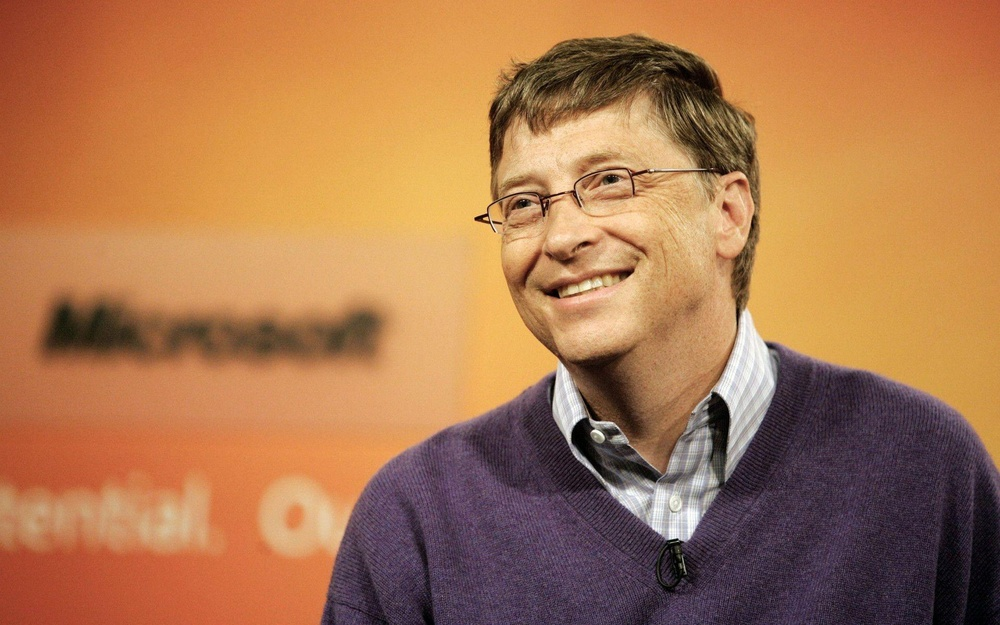
#> input picture all/chapter_04/images/Bill-Gates.jpg, 1000 x 625 px, shrunk from 1920 x 1200 before the run
$ python Number_03.py
#> lines starting #> are read from the running program, lines starting #| are printed output that depends on the picture
"""
    Histogram Equalizer:
        Histogram equalization is an image processing technique to adjust the contrast of an image.
        It is a method of redistributing the pixel intensities in such a way that the intensities of
        the under-populated pixels are equalized to the intensities of over-populated pixel intensities
"""

from cv2 import (imread, imshow, waitKey, cvtColor, COLOR_BGR2GRAY, calcHist, equalizeHist)
import matplotlib.pyplot as plt


# Loading the image and converting it to grayscale
original_image = imread("images/Bill-Gates.jpg")
#> original_image is the input picture: shape (625, 1000, 3); mean B, G, R 78.8, 118.9, 172.2
grayscale_image = cvtColor(original_image, COLOR_BGR2GRAY)
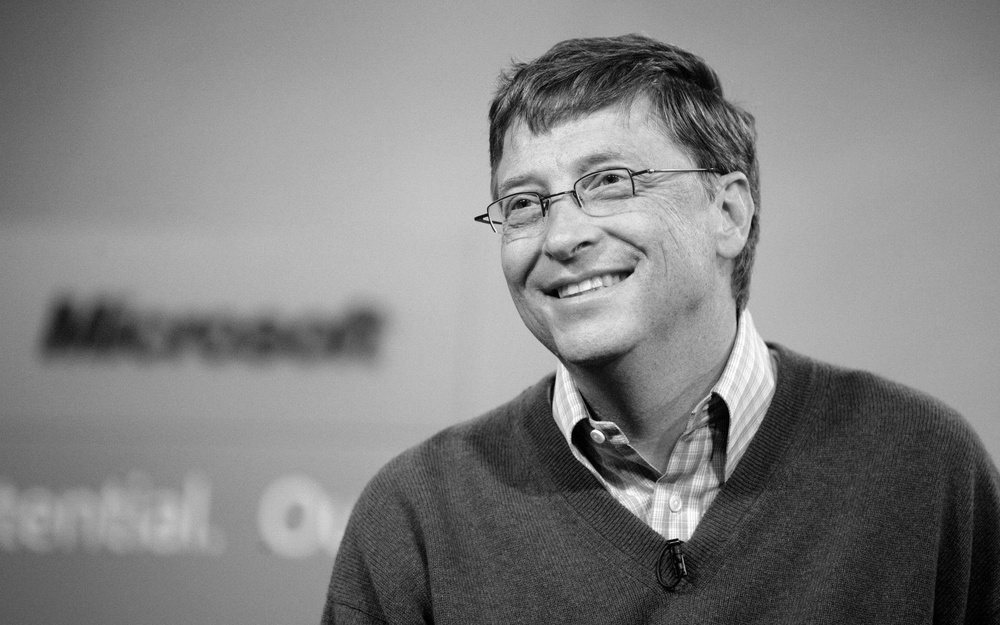
#> grayscale_image: shape (625, 1000); min 0, max 255, mean 130.3
imshow("GrayScale Image", grayscale_image)

# Calculating the histogram without using equalizer
hist = calcHist([grayscale_image], [0], None, [256], [0, 255])
#> hist = 256 values, max 7950 at index 165, min 0 at index 255, mean 2441.4

# Plotting the histogram graph
plt.figure()
plt.title("Grayscale Histogram Without Using Equalizer")
plt.xlabel("Bins")
plt.ylabel("Number of pixels")
plt.plot(hist)
plt.show()
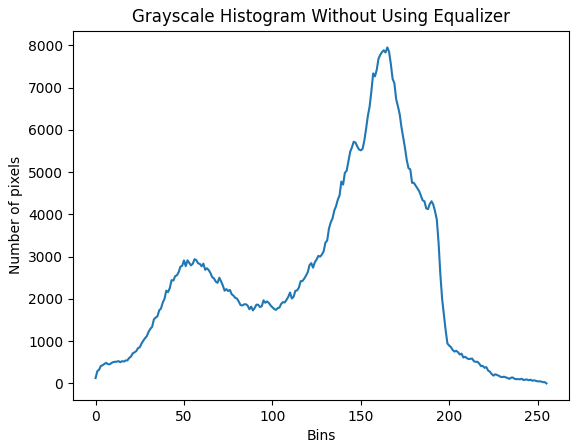
#> figure drawn by matplotlib, 1 panel; curve peaks at x = 165, y = 7950

# Equalizing the image
equalized_image = equalizeHist(grayscale_image)
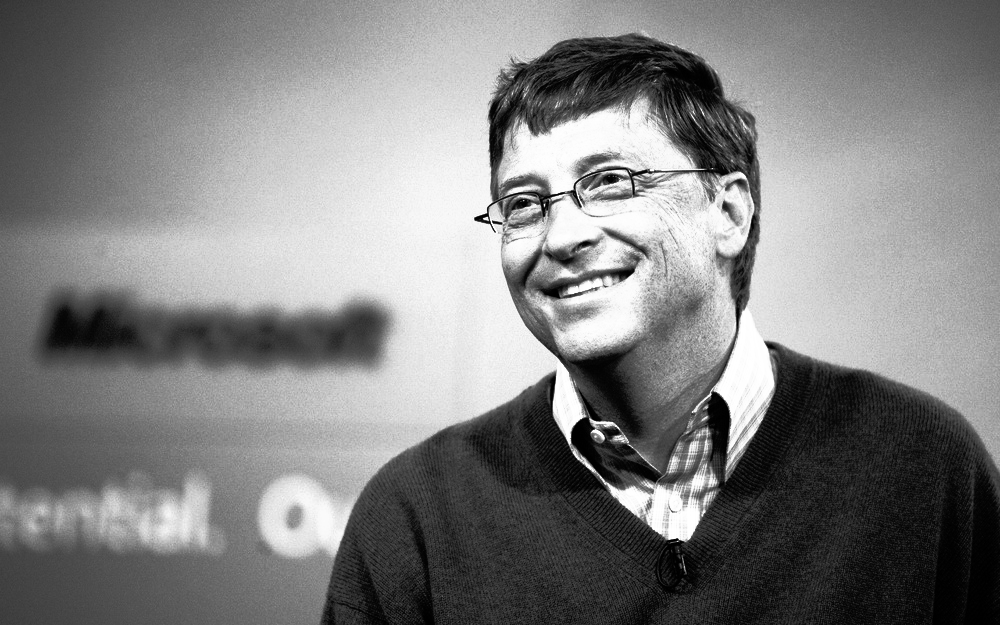
#> equalized_image: shape (625, 1000); min 0, max 255, mean 128.3
imshow("Equalized Image", equalized_image)
# Calculating the histogram
equalized_hist = calcHist([equalized_image], [0], None, [256], [0, 255])
#> equalized_hist = 256 values, max 7950 at index 183, min 0 at index 20, mean 2436.5

# Plotting histogram
plt.figure()
plt.title("Grayscale Histogram of Equalized Image")
plt.xlabel("Bins")
plt.ylabel("Number of pixels")
plt.plot(equalized_hist)
plt.show()
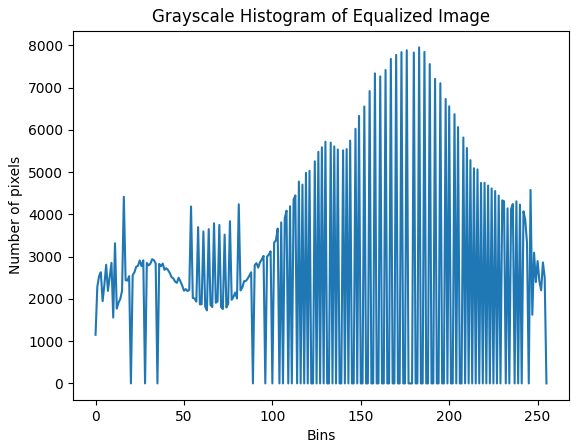
#> figure drawn by matplotlib, 1 panel; curve peaks at x = 183, y = 7950
waitKey(0)
